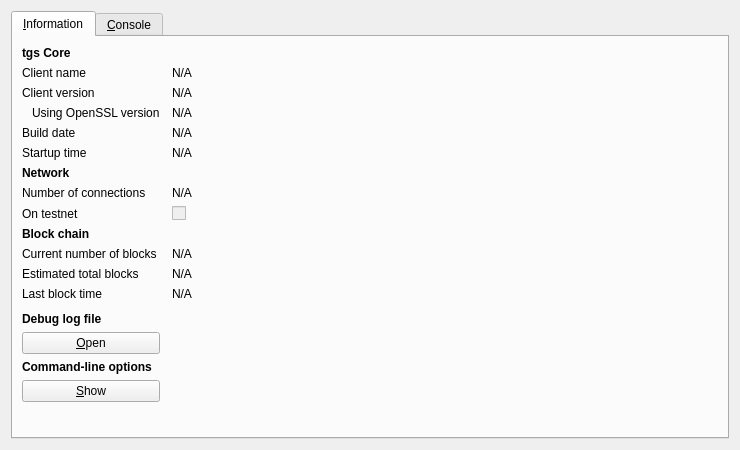
<?xml version="1.0" encoding="UTF-8"?>
<ui version="4.0">
 <class>RPCConsole</class>
 <widget class="QDialog" name="RPCConsole">
  <property name="geometry">
   <rect>
    <x>0</x>
    <y>0</y>
    <width>740</width>
    <height>450</height>
   </rect>
  </property>
  <property name="windowTitle">
   <string>tgs - Debug window</string>
  </property>
  <layout class="QVBoxLayout" name="verticalLayout_2">
   <item>
    <widget class="QTabWidget" name="tabWidget">
     <property name="currentIndex">
      <number>0</number>
     </property>
     <widget class="QWidget" name="tab_info">
      <attribute name="title">
       <string>&amp;Information</string>
      </attribute>
      <layout class="QGridLayout" name="gridLayout" columnstretch="0,1">
       <property name="horizontalSpacing">
        <number>12</number>
       </property>
       <item row="0" column="0">
        <widget class="QLabel" name="label_9">
         <property name="font">
          <font>
           <weight>75</weight>
           <bold>true</bold>
          </font>
         </property>
         <property name="text">
          <string>tgs Core</string>
         </property>
        </widget>
       </item>
       <item row="1" column="0">
        <widget class="QLabel" name="label_5">
         <property name="text">
          <string>Client name</string>
         </property>
        </widget>
       </item>
       <item row="1" column="1">
        <widget class="QLabel" name="clientName">
         <property name="cursor">
          <cursorShape>IBeamCursor</cursorShape>
         </property>
         <property name="text">
          <string>N/A</string>
         </property>
         <property name="textFormat">
          <enum>Qt::PlainText</enum>
         </property>
         <property name="textInteractionFlags">
          <set>Qt::LinksAccessibleByMouse|Qt::TextSelectableByKeyboard|Qt::TextSelectableByMouse</set>
         </property>
        </widget>
       </item>
       <item row="2" column="0">
        <widget class="QLabel" name="label_6">
         <property name="text">
          <string>Client version</string>
         </property>
        </widget>
       </item>
       <item row="2" column="1">
        <widget class="QLabel" name="clientVersion">
         <property name="cursor">
          <cursorShape>IBeamCursor</cursorShape>
         </property>
         <property name="text">
          <string>N/A</string>
         </property>
         <property name="textFormat">
          <enum>Qt::PlainText</enum>
         </property>
         <property name="textInteractionFlags">
          <set>Qt::LinksAccessibleByMouse|Qt::TextSelectableByKeyboard|Qt::TextSelectableByMouse</set>
         </property>
        </widget>
       </item>
       <item row="3" column="0">
        <widget class="QLabel" name="label_14">
         <property name="text">
          <string>Using OpenSSL version</string>
         </property>
         <property name="indent">
          <number>10</number>
         </property>
        </widget>
       </item>
       <item row="3" column="1">
        <widget class="QLabel" name="openSSLVersion">
         <property name="cursor">
          <cursorShape>IBeamCursor</cursorShape>
         </property>
         <property name="text">
          <string>N/A</string>
         </property>
         <property name="textFormat">
          <enum>Qt::PlainText</enum>
         </property>
         <property name="textInteractionFlags">
          <set>Qt::LinksAccessibleByMouse|Qt::TextSelectableByKeyboard|Qt::TextSelectableByMouse</set>
         </property>
        </widget>
       </item>
       <item row="4" column="0">
        <widget class="QLabel" name="label_12">
         <property name="text">
          <string>Build date</string>
         </property>
        </widget>
       </item>
       <item row="4" column="1">
        <widget class="QLabel" name="buildDate">
         <property name="cursor">
          <cursorShape>IBeamCursor</cursorShape>
         </property>
         <property name="text">
          <string>N/A</string>
         </property>
         <property name="textFormat">
          <enum>Qt::PlainText</enum>
         </property>
         <property name="textInteractionFlags">
          <set>Qt::LinksAccessibleByMouse|Qt::TextSelectableByKeyboard|Qt::TextSelectableByMouse</set>
         </property>
        </widget>
       </item>
       <item row="5" column="0">
        <widget class="QLabel" name="label_13">
         <property name="text">
          <string>Startup time</string>
         </property>
        </widget>
       </item>
       <item row="5" column="1">
        <widget class="QLabel" name="startupTime">
         <property name="cursor">
          <cursorShape>IBeamCursor</cursorShape>
         </property>
         <property name="text">
          <string>N/A</string>
         </property>
         <property name="textFormat">
          <enum>Qt::PlainText</enum>
         </property>
         <property name="textInteractionFlags">
          <set>Qt::LinksAccessibleByMouse|Qt::TextSelectableByKeyboard|Qt::TextSelectableByMouse</set>
         </property>
        </widget>
       </item>
       <item row="6" column="0">
        <widget class="QLabel" name="label_11">
         <property name="font">
          <font>
           <weight>75</weight>
           <bold>true</bold>
          </font>
         </property>
         <property name="text">
          <string>Network</string>
         </property>
        </widget>
       </item>
       <item row="7" column="0">
        <widget class="QLabel" name="label_7">
         <property name="text">
          <string>Number of connections</string>
         </property>
        </widget>
       </item>
       <item row="7" column="1">
        <widget class="QLabel" name="numberOfConnections">
         <property name="cursor">
          <cursorShape>IBeamCursor</cursorShape>
         </property>
         <property name="text">
          <string>N/A</string>
         </property>
         <property name="textFormat">
          <enum>Qt::PlainText</enum>
         </property>
         <property name="textInteractionFlags">
          <set>Qt::LinksAccessibleByMouse|Qt::TextSelectableByKeyboard|Qt::TextSelectableByMouse</set>
         </property>
        </widget>
       </item>
       <item row="8" column="0">
        <widget class="QLabel" name="label_8">
         <property name="text">
          <string>On testnet</string>
         </property>
        </widget>
       </item>
       <item row="8" column="1">
        <widget class="QCheckBox" name="isTestNet">
         <property name="enabled">
          <bool>false</bool>
         </property>
         <property name="text">
          <string/>
         </property>
        </widget>
       </item>
       <item row="9" column="0">
        <widget class="QLabel" name="label_10">
         <property name="font">
          <font>
           <weight>75</weight>
           <bold>true</bold>
          </font>
         </property>
         <property name="text">
          <string>Block chain</string>
         </property>
        </widget>
       </item>
       <item row="10" column="0">
        <widget class="QLabel" name="label_3">
         <property name="text">
          <string>Current number of blocks</string>
         </property>
        </widget>
       </item>
       <item row="10" column="1">
        <widget class="QLabel" name="numberOfBlocks">
         <property name="cursor">
          <cursorShape>IBeamCursor</cursorShape>
         </property>
         <property name="text">
          <string>N/A</string>
         </property>
         <property name="textFormat">
          <enum>Qt::PlainText</enum>
         </property>
         <property name="textInteractionFlags">
          <set>Qt::LinksAccessibleByMouse|Qt::TextSelectableByKeyboard|Qt::TextSelectableByMouse</set>
         </property>
        </widget>
       </item>
       <item row="11" column="0">
        <widget class="QLabel" name="label_4">
         <property name="text">
          <string>Estimated total blocks</string>
         </property>
        </widget>
       </item>
       <item row="11" column="1">
        <widget class="QLabel" name="totalBlocks">
         <property name="cursor">
          <cursorShape>IBeamCursor</cursorShape>
         </property>
         <property name="text">
          <string>N/A</string>
         </property>
         <property name="textFormat">
          <enum>Qt::PlainText</enum>
         </property>
         <property name="textInteractionFlags">
          <set>Qt::LinksAccessibleByMouse|Qt::TextSelectableByKeyboard|Qt::TextSelectableByMouse</set>
         </property>
        </widget>
       </item>
       <item row="12" column="0">
        <widget class="QLabel" name="label_2">
         <property name="text">
          <string>Last block time</string>
         </property>
        </widget>
       </item>
       <item row="12" column="1">
        <widget class="QLabel" name="lastBlockTime">
         <property name="cursor">
          <cursorShape>IBeamCursor</cursorShape>
         </property>
         <property name="text">
          <string>N/A</string>
         </property>
         <property name="textFormat">
          <enum>Qt::PlainText</enum>
         </property>
         <property name="textInteractionFlags">
          <set>Qt::LinksAccessibleByMouse|Qt::TextSelectableByKeyboard|Qt::TextSelectableByMouse</set>
         </property>
        </widget>
       </item>
       <item row="13" column="0">
        <spacer name="verticalSpacer_2">
         <property name="orientation">
          <enum>Qt::Vertical</enum>
         </property>
         <property name="sizeHint" stdset="0">
          <size>
           <width>20</width>
           <height>20</height>
          </size>
         </property>
        </spacer>
       </item>
       <item row="14" column="0">
        <widget class="QLabel" name="labelDebugLogfile">
         <property name="font">
          <font>
           <weight>75</weight>
           <bold>true</bold>
          </font>
         </property>
         <property name="text">
          <string>Debug log file</string>
         </property>
        </widget>
       </item>
       <item row="15" column="0">
        <widget class="QPushButton" name="openDebugLogfileButton">
         <property name="toolTip">
          <string>Open the tgs debug log file from the current data directory. This can take a few seconds for large log files.</string>
         </property>
         <property name="text">
          <string>&amp;Open</string>
         </property>
         <property name="autoDefault">
          <bool>false</bool>
         </property>
        </widget>
       </item>
       <item row="16" column="0">
        <widget class="QLabel" name="labelCLOptions">
         <property name="font">
          <font>
           <weight>75</weight>
           <bold>true</bold>
          </font>
         </property>
         <property name="text">
          <string>Command-line options</string>
         </property>
        </widget>
       </item>
       <item row="17" column="0">
        <widget class="QPushButton" name="showCLOptionsButton">
         <property name="toolTip">
          <string>Show the tgs-Qt help message to get a list with possible tgs command-line options.</string>
         </property>
         <property name="text">
          <string>&amp;Show</string>
         </property>
         <property name="autoDefault">
          <bool>false</bool>
         </property>
        </widget>
       </item>
       <item row="18" column="0">
        <spacer name="verticalSpacer">
         <property name="orientation">
          <enum>Qt::Vertical</enum>
         </property>
         <property name="sizeHint" stdset="0">
          <size>
           <width>20</width>
           <height>40</height>
          </size>
         </property>
        </spacer>
       </item>
      </layout>
     </widget>
     <widget class="QWidget" name="tab_console">
      <attribute name="title">
       <string>&amp;Console</string>
      </attribute>
      <layout class="QVBoxLayout" name="verticalLayout_3">
       <property name="spacing">
        <number>3</number>
       </property>
       <item>
        <widget class="QTextEdit" name="messagesWidget">
         <property name="minimumSize">
          <size>
           <width>0</width>
           <height>100</height>
          </size>
         </property>
         <property name="readOnly">
          <bool>true</bool>
         </property>
         <property name="tabKeyNavigation" stdset="0">
          <bool>false</bool>
         </property>
         <property name="columnCount" stdset="0">
          <number>2</number>
         </property>
        </widget>
       </item>
       <item>
        <layout class="QHBoxLayout" name="horizontalLayout">
         <property name="spacing">
          <number>3</number>
         </property>
         <item>
          <widget class="QLabel" name="label">
           <property name="text">
            <string notr="true">&gt;</string>
           </property>
          </widget>
         </item>
         <item>
          <widget class="QLineEdit" name="lineEdit"/>
         </item>
         <item>
          <widget class="QPushButton" name="clearButton">
           <property name="maximumSize">
            <size>
             <width>24</width>
             <height>24</height>
            </size>
           </property>
           <property name="toolTip">
            <string>Clear console</string>
           </property>
           <property name="text">
            <string/>
           </property>
           <property name="icon">
            <iconset resource="../bitcoin.qrc">
             <normaloff>:/icons/remove</normaloff>:/icons/remove</iconset>
           </property>
           <property name="shortcut">
            <string notr="true">Ctrl+L</string>
           </property>
           <property name="autoDefault">
            <bool>false</bool>
           </property>
          </widget>
         </item>
        </layout>
       </item>
      </layout>
     </widget>
    </widget>
   </item>
  </layout>
 </widget>
 <resources>
  <include location="../bitcoin.qrc"/>
 </resources>
 <connections/>
</ui>
